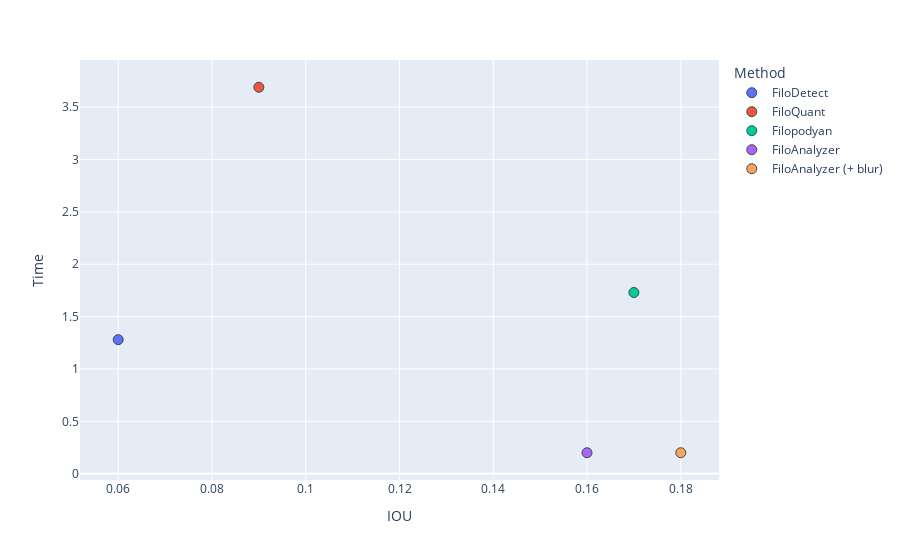

The code cell stored with this chart in its notebook:
### Code cell
import pandas as pd
import plotly.express as px

df = pd.read_csv("resultTables/comparison.csv")

fig = px.scatter(df, x="IOU", y="Time", color="Method", labels={
    "x": "IOU",
    "y": "Filo # difference",
})

# Set hoverinfo to 'text' and provide text information for annotations
fig.update_traces(
    mode='markers',
    marker=dict(size=10, line=dict(width=1, color='DarkSlateGrey')),
    hoverinfo='text',
    text=df["Method"]  # Customize this according to your annotation needs
)

fig.show()

### Figure 1 — Plotly figure (JSON) as saved in the notebook; plotly's stock layout.template omitted (floating-point values rounded to 4 significant figures)
{"data": [{"hoverinfo": "text", "hovertemplate": "Method=FiloDetect<br>IOU=%{x}<br>Time=%{y}<extra></extra>", "legendgroup": "FiloDetect", "marker": {"color": "#636efa", "line": {"color": "DarkSlateGrey", "width": 1}, "size": 10, "symbol": "circle"}, "mode": "markers", "name": "FiloDetect", "orientation": "v", "showlegend": true, "text": ["FiloDetect", "FiloQuant", "Filopodyan", "FiloAnalyzer", "FiloAnalyzer (+ blur)"], "type": "scatter", "x": [0.06], "xaxis": "x", "y": [1.28], "yaxis": "y"}, {"hoverinfo": "text", "hovertemplate": "Method=FiloQuant<br>IOU=%{x}<br>Time=%{y}<extra></extra>", "legendgroup": "FiloQuant", "marker": {"color": "#EF553B", "line": {"color": "DarkSlateGrey", "width": 1}, "size": 10, "symbol": "circle"}, "mode": "markers", "name": "FiloQuant", "orientation": "v", "showlegend": true, "text": ["FiloDetect", "FiloQuant", "Filopodyan", "FiloAnalyzer", "FiloAnalyzer (+ blur)"], "type": "scatter", "x": [0.09], "xaxis": "x", "y": [3.69], "yaxis": "y"}, {"hoverinfo": "text", "hovertemplate": "Method=Filopodyan<br>IOU=%{x}<br>Time=%{y}<extra></extra>", "legendgroup": "Filopodyan", "marker": {"color": "#00cc96", "line": {"color": "DarkSlateGrey", "width": 1}, "size": 10, "symbol": "circle"}, "mode": "markers", "name": "Filopodyan", "orientation": "v", "showlegend": true, "text": ["FiloDetect", "FiloQuant", "Filopodyan", "FiloAnalyzer", "FiloAnalyzer (+ blur)"], "type": "scatter", "x": [0.17], "xaxis": "x", "y": [1.73], "yaxis": "y"}, {"hoverinfo": "text", "hovertemplate": "Method=FiloAnalyzer<br>IOU=%{x}<br>Time=%{y}<extra></extra>", "legendgroup": "FiloAnalyzer", "marker": {"color": "#ab63fa", "line": {"color": "DarkSlateGrey", "width": 1}, "size": 10, "symbol": "circle"}, "mode": "markers", "name": "FiloAnalyzer", "orientation": "v", "showlegend": true, "text": ["FiloDetect", "FiloQuant", "Filopodyan", "FiloAnalyzer", "FiloAnalyzer (+ blur)"], "type": "scatter", "x": [0.16], "xaxis": "x", "y": [0.2], "yaxis": "y"}, {"hoverinfo": "text", "hovertemplate": "Method=FiloAnalyzer (+ blur)<br>IOU=%{x}<br>Time=%{y}<extra></extra>", "legendgroup": "FiloAnalyzer (+ blur)", "marker": {"color": "#FFA15A", "line": {"color": "DarkSlateGrey", "width": 1}, "size": 10, "symbol": "circle"}, "mode": "markers", "name": "FiloAnalyzer (+ blur)", "orientation": "v", "showlegend": true, "text": ["FiloDetect", "FiloQuant", "Filopodyan", "FiloAnalyzer", "FiloAnalyzer (+ blur)"], "type": "scatter", "x": [0.18], "xaxis": "x", "y": [0.2], "yaxis": "y"}], "layout": {"legend": {"title": {"text": "Method"}, "tracegroupgap": 0}, "margin": {"t": 60}, "xaxis": {"anchor": "y", "domain": [0, 1], "title": {"text": "IOU"}}, "yaxis": {"anchor": "x", "domain": [0, 1], "title": {"text": "Time"}}}}
